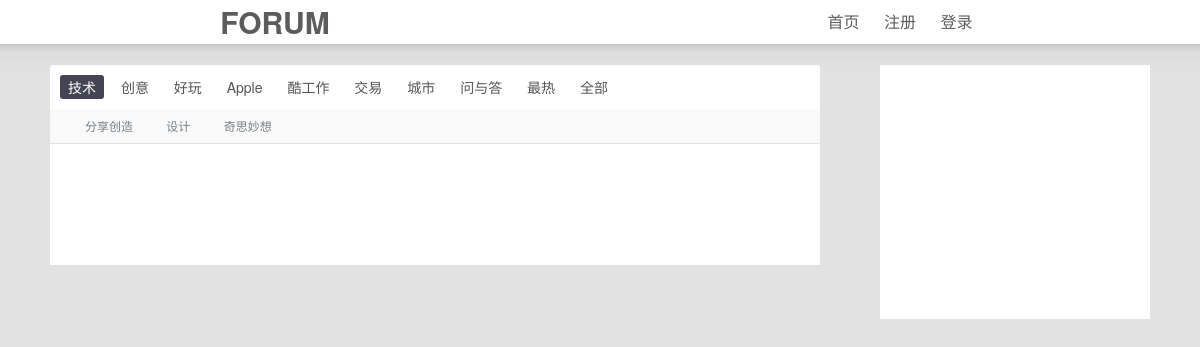
/index.php?tab=创意, run on the app's committed database.
### tables this page shows
create table node(
	node_id int unsigned not null auto_increment primary key,
	node_name char(20) not null
);

create table tab(
	tab_id int unsigned not null,
	tab_name char(20) not null,
	node_id int unsigned not null
);

### index.php (called while the page is built, shortened)
<?php
try {
    display_wrapper('index');
}
catch (Exception $e) {
    ob_end_clean();
    display_head($e->getMessage());
    echo $e->getMessage();
    exit;
}

### php/display_index.php (the view, shortened to what this page needs)
<?php
function display_index($tabname='技术') {
    $tab=array('技术','创意','好玩','Apple','酷工作','交易','城市','问与答','最热','全部');
    if(isset($_REQUEST['tab'])) {
        if(in_array($tabname,$tab)) {
            $tabname = $_REQUEST['tab'];
        }
        else {
            throw new Exception('404: Not Found');
        }
    }
?>
    <div class="inner">
        <?php
        echo "<a class='tab_current' href='../forum/index.php?tab=$tab[0]'>$tab[0]</a>";
        for($i=1; $i<10; $i++) {
            echo "<a class='tab' href='../forum/index.php?tab=$tab[$i]'>$tab[$i]</a>";
        }
        ?>
    </div>
    <div class="cell">
        <?php
        display_node($tabname);
        ?>
    </div>
<?php
}
function display_node($tabname) {
    $conn = db_connect();
    $query = "select * from tab,node where tab.tab_name='$tabname' and tab.node_id=node.node_id";
    $result = $conn->query($query);
    if($result->num_rows>0) {
        $row=$result->fetch_assoc();
        echo "<a href='display_node.php?nodename=$row[node_name]'>$row[node_name]</a>";
        while($row=$result->fetch_assoc()) {
            echo "<a href='./php/display_node.php?nodename=$row[node_name]'>$row[node_name]</a>";
        }
    }
}

### static/styles/main.css (style rules this page uses)
body { background-color: #e2e2e2; }
.inner { padding: 10px; font-size: 14px; line-height: 150%; text-align: left; }
a.tab { display: inline-block; font-size: 14px; line-height: 14px; padding: 5px 8px 5px 8px; margin-right: 5px; border-radius: 3px; color: #555; }
a.tab_current { display: inline-block; font-size: 14px; line-height: 14px; padding: 5px 8px 5px 8px; margin-right: 5px; border-radius: 3px; background-color: #445; color: #fff; text-decoration: none; }
.cell { padding: 10px 10px 10px 20px; font-size: 12px; line-height: 120%; text-align: left; border-bottom: 1px solid #e2e2e2; background-color: #f9f9f9; }
.cell a { margin: 0 15px; font-size: 12px; color: #778087; text-decoration: none; }

### data on the page
node: node_name "分享创造"
tab: node.node_name "设计"
tab: node.node_name "奇思妙想"

### other printed values
$tab[0] "技术"
$tab[$i] "创意"
$tab[$i] "好玩"
$tab[$i] "Apple"
$tab[$i] "酷工作"
$tab[$i] "交易"
$tab[$i] "城市"
$tab[$i] "问与答"
$tab[$i] "最热"
$tab[$i] "全部"
